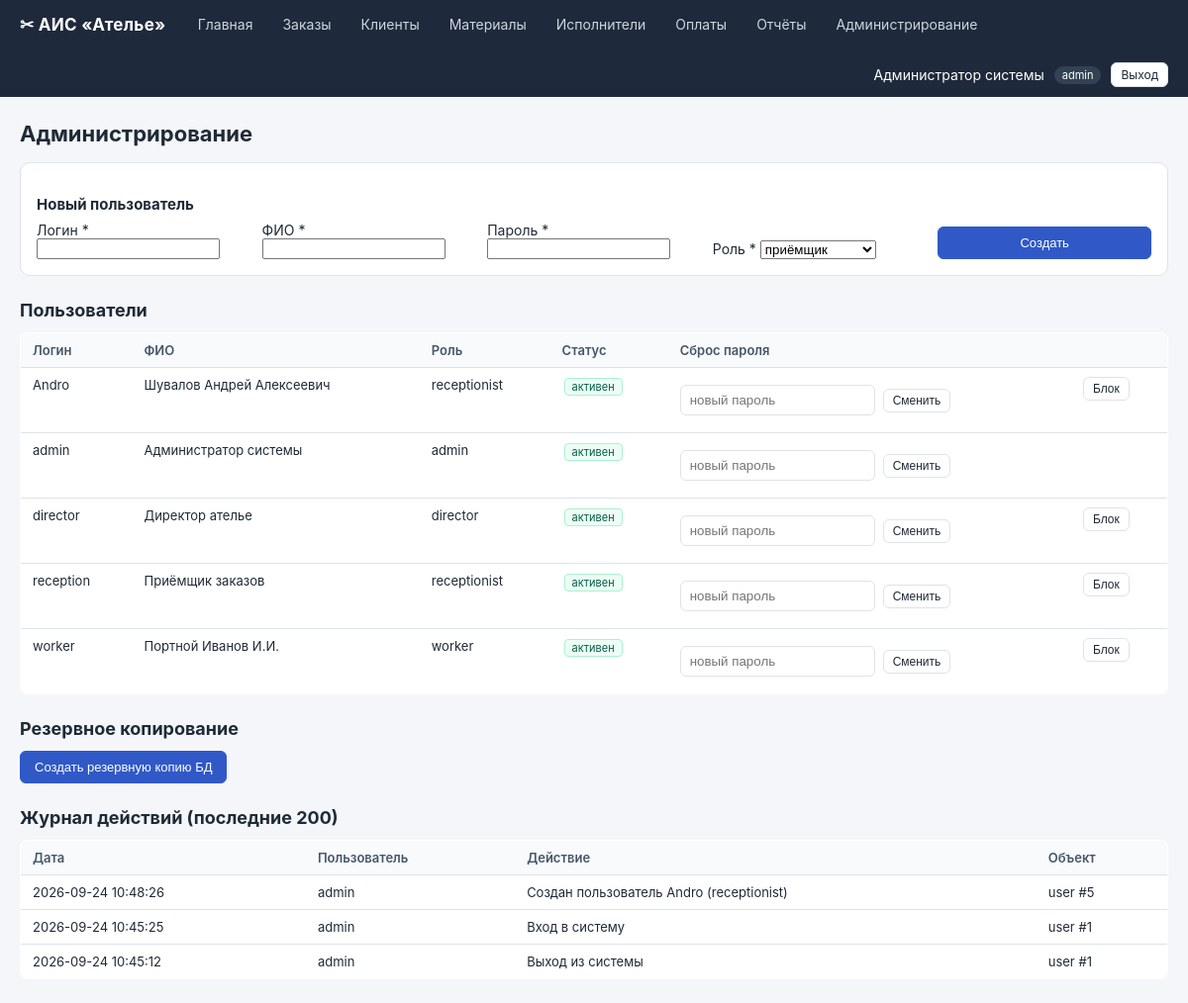
Page /admin/ (signed in) on the committed database.
### tables this page shows
CREATE TABLE users (
    id INTEGER PRIMARY KEY AUTOINCREMENT,
    username TEXT UNIQUE NOT NULL,
    full_name TEXT NOT NULL,
    password_hash TEXT NOT NULL,
    role TEXT NOT NULL DEFAULT 'receptionist',
    is_active INTEGER NOT NULL DEFAULT 1,
    created_at TEXT DEFAULT CURRENT_TIMESTAMP
);

CREATE TABLE audit_log (
    id INTEGER PRIMARY KEY AUTOINCREMENT,
    user_id INTEGER,
    action TEXT,
    target TEXT,
    target_id INTEGER,
    created_at TEXT DEFAULT CURRENT_TIMESTAMP,
    FOREIGN KEY (user_id) REFERENCES users(id)
);

### blueprints/admin.py (the view)
@bp.route('/')
@login_required
@role_required('admin')
def index():
    users = q("SELECT * FROM users ORDER BY username")
    logs = q("""SELECT l.*, u.username FROM audit_log l
                LEFT JOIN users u ON u.id=l.user_id
                ORDER BY l.created_at DESC LIMIT 200""")
    return render_template('admin.html', users=users, logs=logs)

### db.py (called while the page is built)
def get_db():
    if 'db' not in g:
        g.db = sqlite3.connect(Config.DATABASE)
        g.db.row_factory = sqlite3.Row
        g.db.execute('PRAGMA foreign_keys = ON')
    return g.db

def q(sql, params=(), one=False):
    cur = get_db().execute(sql, params)
    rows = cur.fetchall()
    cur.close()
    if one:
        return dict(rows[0]) if rows else None
    return [dict(r) for r in rows]

### utils.py (called while the page is built)
def current_user():
    uid = session.get('user_id')
    if not uid:
        return None
    u = q('SELECT * FROM users WHERE id = ?', (uid,), one=True)
    if not u or not u['is_active']:
        session.pop('user_id', None)
        return None
    return u

def login_required(f):
    @wraps(f)
    def wrapper(*a, **kw):
        if not current_user():
            return redirect(url_for('auth.login', next=request.path))
        return f(*a, **kw)
    return wrapper

def role_required(*roles):
    def deco(f):
        @wraps(f)
        def wrapper(*a, **kw):
            u = current_user()
            if not u:
                return redirect(url_for('auth.login'))
            if roles and u['role'] not in roles:
                abort(403)
            return f(*a, **kw)
        return wrapper
    return deco

def has_role(*roles):
    u = current_user()
    return bool(u and u['role'] in roles)

### templates/admin.html (shortened to what this page needs)
{% extends "base.html" %}
{% block content %}
<h1>Администрирование</h1>
<div class="card">
  <h3>Новый пользователь</h3>
  <form method="post" action="{{ url_for('admin.user_new') }}" class="form-grid">
    <label>Логин *<input name="username" required minlength="3" maxlength="64" pattern="[a-zA-Z0-9_.\-]+"></label>
    <label>ФИО *<input name="full_name" required maxlength="128"></label>
    <label>Пароль *<input type="password" name="password" required minlength="6"></label>
    <label>Роль *
      <select name="role">
        <option value="receptionist">приёмщик</option>
      </select>
    </label>
    <button class="btn btn-primary" type="submit">Создать</button>
  </form>
</div>
<h2>Пользователи</h2>
<table class="table">
<thead><tr><th>Логин</th><th>ФИО</th><th>Роль</th><th>Статус</th>
<th>Сброс пароля</th><th></th></tr></thead>
<tbody>
{% for u in users %}
<tr>
  <td>{{ u.username }}</td>
  <td>{{ u.full_name }}</td>
  <td>{{ u.role }}</td>
  <td>{% if u.is_active %}<span class="chip chip-ok">активен</span>
      {% else %}<span class="chip">заблокирован</span>{% endif %}</td>
  <td>
    <form method="post" action="{{ url_for('admin.user_reset', uid=u.id) }}" class="form-inline">
      <input type="password" name="password" placeholder="новый пароль" required minlength="6">
      <button class="btn btn-small" type="submit">Сменить</button>
    </form>
  </td>
  <td>
    {% if u.username != 'admin' %}
    <form method="post" action="{{ url_for('admin.user_toggle', uid=u.id) }}"
          data-confirm="Изменить статус пользователя {{ u.username }}?">
      <button class="btn btn-small" type="submit">
        {% if u.is_active %}Блок{% else %}Разблок{% endif %}
      </button>
    </form>
    {% endif %}
  </td>
</tr>
{% endfor %}
</tbody>
</table>
<h2>Резервное копирование</h2>
<form method="post" action="{{ url_for('admin.backup') }}">
  <button class="btn btn-primary" type="submit">Создать резервную копию БД</button>
</form>
<h2>Журнал действий (последние 200)</h2>
<table class="table">
<thead><tr><th>Дата</th><th>Пользователь</th><th>Действие</th><th>Объект</th></tr></thead>
<tbody>
{% for l in logs %}
<tr>
  <td>{{ l.created_at[:19] if l.created_at else '' }}</td>
  <td>{{ l.username or '—' }}</td>
  <td>{{ l.action }}</td>
  <td>{% if l.target %}{{ l.target }} #{{ l.target_id }}{% endif %}</td>
</tr>
{% else %}
<tr><td colspan="4" class="muted">Записей нет</td></tr>
{% endfor %}
</tbody>
</table>
{% endblock %}

### templates/base.html (shortened to what this page needs)
<!doctype html>
<html lang="ru">
<head>
<link rel="stylesheet" href="{{ url_for('static', filename='css/style.css') }}">
</head>
<body>
{% if current_user %}
<header class="topbar">
  <div class="brand">✂ АИС «Ателье»</div>
  <nav>
    <a href="{{ url_for('dashboard.index') }}">Главная</a>
    <a href="{{ url_for('orders.index') }}">Заказы</a>
    <a href="{{ url_for('clients.index') }}">Клиенты</a>
    <a href="{{ url_for('materials.index') }}">Материалы</a>
    <a href="{{ url_for('workers.index') }}">Исполнители</a>
    <a href="{{ url_for('payments.index') }}">Оплаты</a>
    {% if has_role('admin','director') %}
    <a href="{{ url_for('reports.index') }}">Отчёты</a>
    {% endif %}
    {% if has_role('admin') %}
    <a href="{{ url_for('admin.index') }}">Администрирование</a>
    {% endif %}
  </nav>
  <div class="user">
    {{ current_user.full_name }} <span class="role">{{ current_user.role }}</span>
    <a href="{{ url_for('auth.logout') }}" class="btn btn-small">Выход</a>
  </div>
</header>
{% endif %}
<main class="container">
  {% block content %}{% endblock %}
</main>
</body>
</html>

### static/css/style.css (style rules this page uses)
:root { --bg: #f4f6f9; --card: #ffffff; --border: #dde3ea; --text: #1f2a37; --muted: #6b7280; --primary: #3059c7; --primary-h: #2347a6; --ok: #1f9d55; --warn: #d97706; --err: #dc2626; }
* { box-sizing: border-box; }
body { margin: 0; font-family: -apple-system, "Segoe UI", Roboto, Arial, sans-serif; background: var(--bg); color: var(--text); font-size: 14px; }
a { color: var(--primary); text-decoration: none; }
.topbar { background: #1e293b; color: #fff; display: flex; align-items: center; padding: 10px 20px; gap: 24px; flex-wrap: wrap; }
.topbar .brand { font-size: 17px; font-weight: 700; letter-spacing: .3px; }
.topbar nav { display: flex; gap: 14px; flex-wrap: wrap; }
.topbar nav a { color: #cbd5e1; padding: 6px 8px; border-radius: 6px; }
.topbar .user { margin-left: auto; display: flex; align-items: center; gap: 10px; }
.topbar .role { background: #334155; padding: 2px 8px; border-radius: 999px; font-size: 11px; }
.container { max-width: 1280px; margin: 24px auto; padding: 0 20px; }
h1 { font-size: 22px; margin: 0 0 16px; }
h2 { font-size: 18px; margin: 24px 0 12px; }
h3 { font-size: 15px; margin: 16px 0 8px; }
.card { background: var(--card); border: 1px solid var(--border); border-radius: 10px; padding: 16px; margin-bottom: 16px; }
.form-grid { display: grid; grid-template-columns: repeat(auto-fit, minmax(200px, 1fr)); gap: 12px; align-items: end; }
.form-inline { display: flex; gap: 8px; flex-wrap: wrap; align-items: center; margin: 8px 0; }
.form-inline input, .form-inline select { padding: 7px 9px; border: 1px solid var(--border); border-radius: 6px; }
.btn { display: inline-block; padding: 8px 14px; border: 1px solid var(--border); border-radius: 6px; background: #fff; cursor: pointer; font-size: 13px; color: var(--text); text-decoration: none; }
.btn-primary { background: var(--primary); color: #fff; border-color: var(--primary); }
.btn-small { padding: 4px 9px; font-size: 12px; }
.table { width: 100%; border-collapse: collapse; background: #fff; border-radius: 8px; overflow: hidden; border: 1px solid var(--border); }
.table th, .table td { padding: 9px 12px; text-align: left; border-bottom: 1px solid var(--border); font-size: 13px; vertical-align: top; }
.table th { background: #f8fafc; font-weight: 600; color: #475569; }
.table tr:last-child td { border-bottom: none; }
.chip { display: inline-block; background: #f1f5f9; border: 1px solid var(--border); padding: 1px 7px; border-radius: 4px; font-size: 11px; margin: 1px 2px; }
.chip-ok { background: #ecfdf5; border-color: #a7f3d0; color: #065f46; }

### rows in the picture
users: full_name "Администратор системы", role "admin", username "admin", is_active "активен"
users: username "Andro", full_name "Шувалов Андрей Алексеевич", role "receptionist", is_active "активен"
users: username "director", full_name "Директор ателье", role "director", is_active "активен"
users: username "reception", full_name "Приёмщик заказов", role "receptionist", is_active "активен"
users: username "worker", full_name "Портной Иванов И.И.", role "worker", is_active "активен"
audit_log: created_at "2026-09-24 10:48:26", username "admin", action "Создан пользователь Andro (receptionist)", target "user", target_id "5"
audit_log: created_at "2026-09-24 10:45:25", username "admin", action "Вход в систему", target "user", target_id "1"
audit_log: created_at "2026-09-24 10:45:12", username "admin", action "Выход из системы", target "user", target_id "1"
